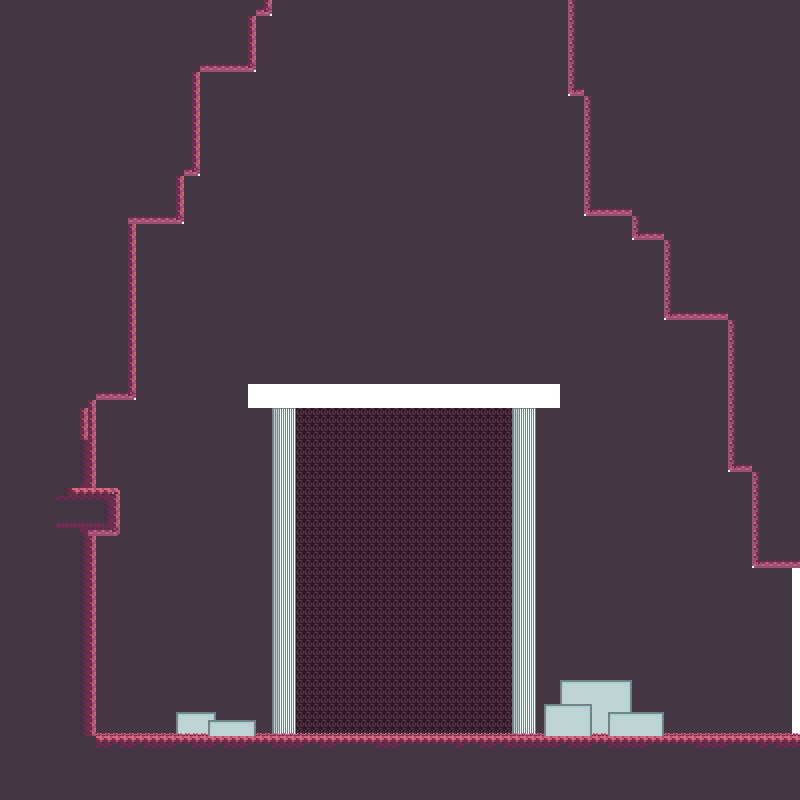

The image is a tile-based game level rendered from a .tmx file. Its description and source (layers, tilesets, objects; grid data summarised) follow:
An orthogonal 100x100 tile map with 8x8 px tiles, 4 tile layers (BG_Main, collision, ground, FG_foreground), 3 tilesets and 36 objects (PLAYER, ENTRANCE).

<map version="1.4" tiledversion="1.4.2" orientation="orthogonal" renderorder="right-down" width="100" height="100" tilewidth="8" tileheight="8" infinite="0" nextlayerid="7" nextobjectid="40">
 <tileset firstgid="1" source="Tilesets/coll.tsx" />
 <tileset firstgid="65" source="Tilesets/coll8x8.tsx" />
 <tileset firstgid="81" source="Tilesets/Forest/forestTSet.tsx" />
 <layer id="3" name="BG_Main" width="100" height="100">
  <data>[10000 cells, 10000 non-empty, 27 distinct tile ids]</data>
 </layer>
 <layer id="1" name="collision" width="100" height="100">
  <data>[10000 cells, 3800 non-empty, 1 distinct tile ids]</data>
 </layer>
 <layer id="2" name="ground" width="100" height="100">
  <data>[10000 cells, 3802 non-empty, 13 distinct tile ids]</data>
 </layer>
 <layer id="5" name="FG_foreground" width="100" height="100">
  <data>[10000 cells, 126 non-empty, 7 distinct tile ids]</data>
 </layer>
 <objectgroup id="4" name="Objects">
  <object id="1" name="Player" type="PLAYER" x="400" y="704" width="7" height="28" />
  <object id="2" name="Entrance" type="ENTRANCE" x="776" y="536" width="15" height="200">
   <properties>
    <property name="entrId" type="int" value="0" />
   </properties>
  </object>
  <object id="6" template="Templates/Grass.tx" x="280" y="712" />
  <object id="7" template="Templates/Grass.tx" x="216" y="712" />
  <object id="8" template="Templates/Grass.tx" x="256" y="712" />
  <object id="9" template="Templates/Grass.tx" x="512" y="712" />
  <object id="10" template="Templates/Grass.tx" x="136" y="712" />
  <object id="11" template="Templates/Grass.tx" x="104" y="712" />
  <object id="12" template="Templates/Grass.tx" x="120" y="712" />
  <object id="13" template="Templates/Grass.tx" x="96" y="712" />
  <object id="14" template="Templates/Grass.tx" x="168" y="712" />
  <object id="15" template="Templates/Grass.tx" x="184" y="712" />
  <object id="16" template="Templates/Grass.tx" x="200" y="712" />
  <object id="17" template="Templates/Grass.tx" x="264" y="712" />
  <object id="18" template="Templates/Grass.tx" x="328" y="712" />
  <object id="19" template="Templates/Grass.tx" x="344" y="712" />
  <object id="20" template="Templates/Grass.tx" x="328" y="712" />
  <object id="21" template="Templates/Grass.tx" x="368" y="712" />
  <object id="22" template="Templates/Grass.tx" x="376" y="712" />
  <object id="23" template="Templates/Grass.tx" x="392" y="712" />
  <object id="24" template="Templates/Grass.tx" x="472" y="712" />
  <object id="25" template="Templates/Grass.tx" x="456" y="712" />
  <object id="26" template="Templates/Grass.tx" x="432" y="712" />
  <object id="27" template="Templates/Grass.tx" x="488" y="712" />
  <object id="28" template="Templates/Grass.tx" x="544" y="712" />
  <object id="29" template="Templates/Grass.tx" x="528" y="712" />
  <object id="30" template="Templates/Grass.tx" x="536" y="712" />
  <object id="31" template="Templates/Grass.tx" x="576" y="712" />
  <object id="32" template="Templates/Grass.tx" x="584" y="712" />
  <object id="33" template="Templates/Grass.tx" x="592" y="712" />
  <object id="34" template="Templates/Grass.tx" x="608" y="712" />
  <object id="35" template="Templates/Grass.tx" x="704" y="712" />
  <object id="36" template="Templates/Grass.tx" x="688" y="712" />
  <object id="37" template="Templates/Grass.tx" x="664" y="712" />
  <object id="38" template="Templates/Grass.tx" x="728" y="712" />
  <object id="39" template="Templates/Grass.tx" x="744" y="712" />
 </objectgroup>
</map>
